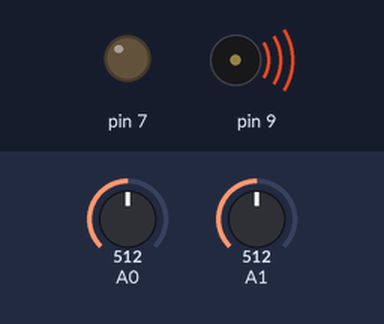
A sketch run on a simulated Arduino Uno, built with avr-gcc and run on an emulated ATmega328P. On the bench: output pins drawn as LEDs (lit = HIGH), buzzer (waves = sounding). The inputs (shaded band) are chosen by the test bench; at power-on: A0 = 512, A1 = 512.

Above: at 0.1 s.
Timing chart, 0 to 1.6 s (numbered marks = the images above):
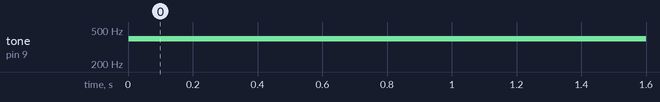

The sketch:

CRTelecaster.ino
```cpp
#include "pitches.h"
#include <toneAC.h>                                         // I used this library because it produces less crackles and sounds clearer than the normal tone.

int threshold = 29;                                         // This is so the potentiometers can tell when it is being touched

void setup() {
  Serial.begin(115200);
  pinMode(7, OUTPUT);
  delay(1);
}

void loop() {
  int pot0 = analogRead(A0);
  int pot1 = analogRead(A1);

  int freq1 = map(pot1, 1023, 30, NOTE_C4, NOTE_C5);         // Assigns the potentiometer's to the notes.
  int freq0 = map(pot0, 1023, 30, NOTE_E4, NOTE_E5);

  if (pot1 > threshold){                                     // If pot is touched: Play Note
    toneAC(freq1);
  }
  else if (pot0 > threshold){
    toneAC(freq0);
  }
  else{                                                      // If not being touched: No Sound
    noToneAC();
  }
  //Serial.println(freq0);
}
```

Measured:
- by itself, tone on pin 9: silent → 396 Hz at 0.00 s
